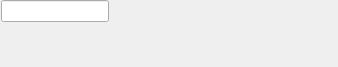
<?xml version="1.0" encoding="UTF-8"?>
<ui version="4.0">
 <class>EnterRoomPasswordView</class>
 <widget class="QWidget" name="EnterRoomPasswordView">
  <property name="geometry">
   <rect>
    <x>0</x>
    <y>0</y>
    <width>338</width>
    <height>67</height>
   </rect>
  </property>
  <property name="sizePolicy">
   <sizepolicy hsizetype="Preferred" vsizetype="Minimum">
    <horstretch>0</horstretch>
    <verstretch>0</verstretch>
   </sizepolicy>
  </property>
  <property name="minimumSize">
   <size>
    <width>0</width>
    <height>0</height>
   </size>
  </property>
  <layout class="QVBoxLayout" name="verticalLayout">
   <property name="spacing">
    <number>8</number>
   </property>
   <property name="leftMargin">
    <number>1</number>
   </property>
   <property name="topMargin">
    <number>0</number>
   </property>
   <property name="rightMargin">
    <number>1</number>
   </property>
   <property name="bottomMargin">
    <number>1</number>
   </property>
   <item>
    <widget class="Origin::UIToolkit::OriginValidationContainer" name="originValidationContainer">
     <property name="fieldName">
      <string>Password</string>
     </property>
     <property name="validationStatus">
      <enum>Origin::UIToolkit::OriginValidationContainer::Invalid</enum>
     </property>
     <property name="invalidDescription">
      <string>Incorrect Password</string>
     </property>
     <widget class="Origin::UIToolkit::OriginSingleLineEdit" name="lePassword"/>
    </widget>
   </item>
  </layout>
 </widget>
 <layoutdefault spacing="0" margin="0"/>
 <customwidgets>
  <customwidget>
   <class>Origin::UIToolkit::OriginSingleLineEdit</class>
   <extends>QLineEdit</extends>
   <header>originsinglelineedit.h</header>
  </customwidget>
  <customwidget>
   <class>Origin::UIToolkit::OriginValidationContainer</class>
   <extends>QWidget</extends>
   <header>originvalidationcontainer.h</header>
   <container>1</container>
  </customwidget>
 </customwidgets>
 <resources/>
 <connections/>
</ui>
